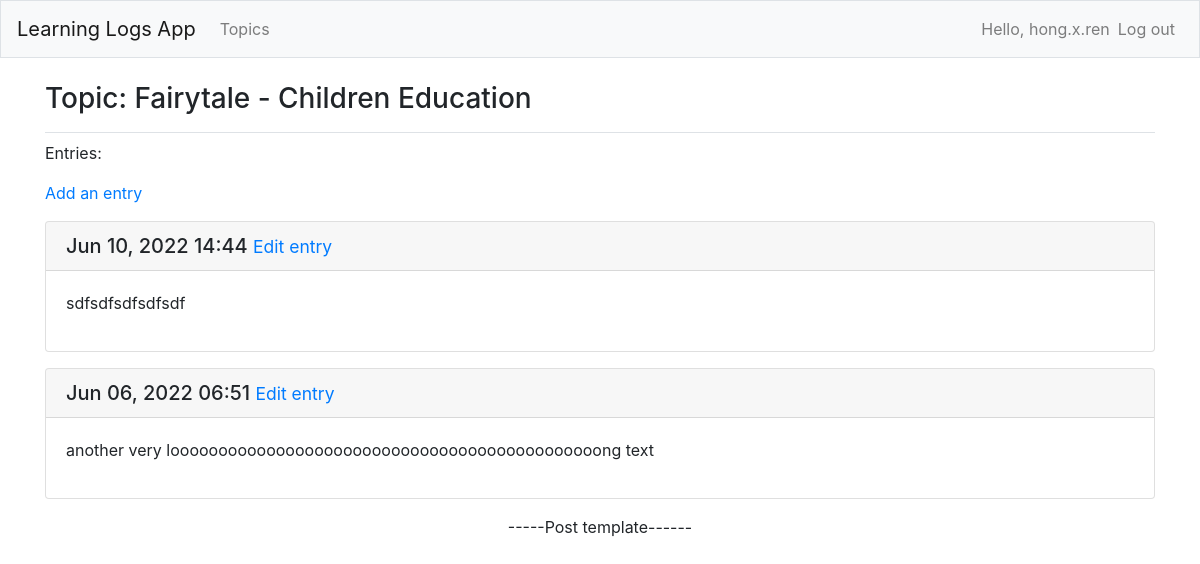
The app's page /ll/topic/2/ (signed in) with its own data.
### learning_logs_app/models.py (models this page shows, shortened)
class Topic( models.Model ):
    LITERATURE = 'LI'
    SPORTS = 'SP'
    EDUCATION = 'ED'
    CHILDEDU = 'CED'
    ADULTEDU = 'AED'
    MISCELLANEOUS = 'MI'
    TOPIC_CATE_CHOICES = [
        ( LITERATURE, 'Literature' ),
        ( SPORTS, 'Sports' ),
        ( EDUCATION, (
                ( CHILDEDU, 'Children Education' ),
                ( ADULTEDU, 'Adult Education' ),
            ),
        ),
        ( MISCELLANEOUS, 'Miscellaneous'),
    ]
    topic_cate = models.CharField(
        max_length = 3,
        choices = TOPIC_CATE_CHOICES,
        default = LITERATURE
    )
    owner = models.ForeignKey( User, on_delete = models.CASCADE )
    text = models.CharField( max_length = 200 )
    date_added = models.DateTimeField( auto_now_add = True )
    def __str__( self ):
        return f"{ self.text } - { self.get_topic_cate_display() }"

class Entry( models.Model ):
    topic = models.ForeignKey( Topic, on_delete = models.CASCADE )
    text = models.TextField()
    date_added = models.DateTimeField( auto_now_add = True )
    class Meta:
        verbose_name_plural = 'entries'

### learning_logs_app/views.py (the view)
# urls.py: path( 'topic/<int:topic_id>/', views.topic, name = 'topic' ),
@login_required
def topic( request, topic_id ):
    topic = Topic.objects.get( id = topic_id )
    if not_owner( request, topic ):
        raise Http404
    entries = topic.entry_set.order_by( '-date_added' )
    context = { 'topic' : topic, 'entries' : entries }
    return render( request, 'learning_logs_app/topic.html', context )

### learning_logs_app/views.py (called while the page is built)
def not_owner( request, obj ):
    return obj.owner != request.user

### learning_logs_app/templates/learning_logs_app/topic.html
{% extends 'learning_logs_app/base.html' %}
{% block page_header %}
  <h3>Topic: {{ topic }}</h3>
{% endblock page_header %}
{% block content %}
  <p>Entries:</p>
  <p>
    <a href = "{% url 'learning_logs_app:new_entry' topic.id %}">Add an entry</a>
  </p>
  {% for entry in entries %}
    <div class = 'card mb-3'>
      <h5 class = 'card-header'>
        {{ entry.date_added|date:'M d, Y H:i' }}
	<small>
          <a href ="{% url 'learning_logs_app:edit_entry' entry.id %}">Edit entry</a>
	</small>
      </h5>
      <div class = 'card-body'>
        {{ entry.text|linebreaks }}
      </div>
    </div>
  {% empty %}
    <p>No entry found for this topic yet.</p>
  {% endfor %}
{% endblock content %}

### learning_logs_app/templates/learning_logs_app/base.html (shortened to what this page needs)
{% load bootstrap4 %}
<!doctype html>
<html lang = 'en'>
  <head>
    {% bootstrap_css %}
  </head>
  <body>
    <nav class = 'navbar navbar-expand-md navbar-light bg-light mb-4 border'/>
      <a class = 'navbar-brand' href = "{% url 'learning_logs_app:index' %}">Learning Logs App</a>
      <div class = 'collapse navbar-collapse' id = 'navbarCollapse'>
        <ul class = 'navbar-nav mr-auto'>
          <li class = 'nav-item'>
            <a class = 'nav-link' href = "{% url 'learning_logs_app:topics' %}">Topics</a>
          </li>
        </ul>
        <ul class = 'navbar-nav ml-auto'>
          {% if user.is_authenticated %}
            <li class = 'nav-item'>
              <span class = 'navbar-text'>Hello, {{ user.username }}</span>
            </li>
	    <li class = 'nav-item'>
              <a class = 'nav-link' href = "{% url 'users:logout' %}">Log out</a>
            </li>
          {% endif %}
        </ul>
      </div>
    <main role = 'main' class = 'container'>
      <div class = 'pb-2 mb-2 border-bottom'>
        {% block page_header %} {% endblock page_header %}
      </div>
      <div>
        {% block content %} {% endblock content %}
      </div>
<p align = 'center' >-----Post template------</p>
    </main>
  </body>
</html>

### records on screen
Topic: text+topic_cate "Fairytale - Children Education"
Entry: date_added "Jun 10, 2022 14:44", text "sdfsdfsdfsdfsdf"
Entry: date_added "Jun 06, 2022 06:51", text "another very looooooooooooooooooooooooooooooooooooooooooooong text"

### other values on screen
{{ user.username }} "hong.x.ren"
